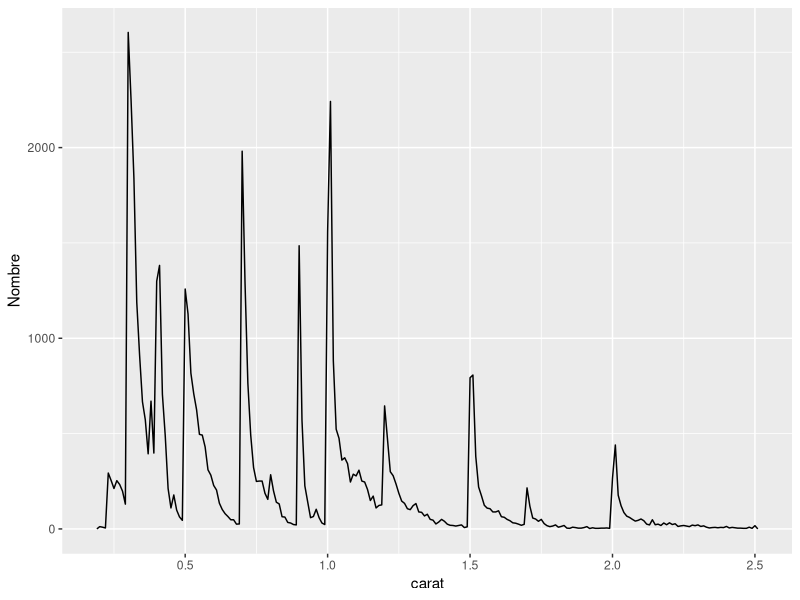
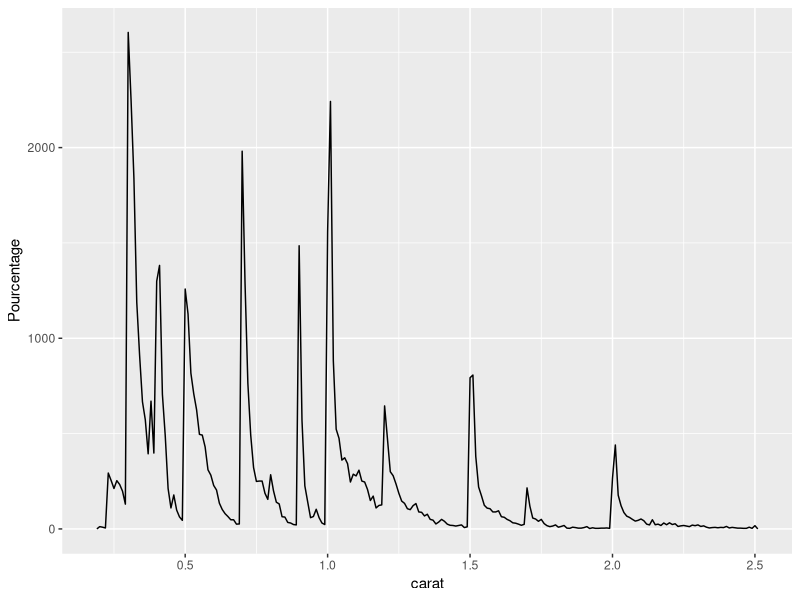

Reproduce these figures in R, in order.
## ---- chunk 1
knitr::opts_chunk$set(
  echo=TRUE
)

library(ggplot2)
library(dplyr)
smaller <- diamonds |> 
  filter(carat <= 2.5)
## ---- chunk 2
smaller |> 
  ggplot(aes(carat)) + 
  geom_freqpoly(binwidth = 0.01) +
  ylab("Nombre")
## ---- chunk 3
smaller |> 
  ggplot(aes(carat)) + 
  geom_freqpoly(binwidth = 0.01) +
  ylab("Pourcentage") 
format(c(0.50, 1.00, 1.50, 2.00, 2.50),  )
